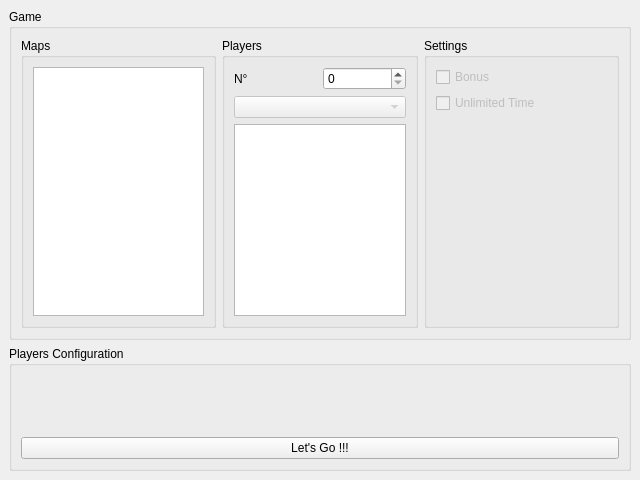
<?xml version="1.0" encoding="UTF-8"?>
<ui version="4.0">
 <class>UIMain</class>
 <widget class="QMainWindow" name="UIMain">
  <property name="geometry">
   <rect>
    <x>0</x>
    <y>0</y>
    <width>640</width>
    <height>480</height>
   </rect>
  </property>
  <property name="windowTitle">
   <string>My Form Class</string>
  </property>
  <widget class="QWidget" name="centralWidget">
   <layout class="QVBoxLayout" name="verticalLayout" stretch="0">
    <property name="spacing">
     <number>0</number>
    </property>
    <property name="margin">
     <number>0</number>
    </property>
    <item>
     <widget class="QStackedWidget" name="swPages">
      <property name="currentIndex">
       <number>2</number>
      </property>
      <widget class="QWidget" name="wWelcome">
       <layout class="QVBoxLayout" name="verticalLayout_2">
        <item>
         <widget class="QLabel" name="lWelcome">
          <property name="text">
           <string>Cooler

Cooler is a bomberman clone entirely wrotten in C++/Qt4.
It use QGraphicsView framework for drawing the game board.</string>
          </property>
          <property name="alignment">
           <set>Qt::AlignHCenter|Qt::AlignTop</set>
          </property>
         </widget>
        </item>
        <item>
         <widget class="QPushButton" name="pbWelcome">
          <property name="text">
           <string>Continue</string>
          </property>
         </widget>
        </item>
       </layout>
      </widget>
      <widget class="QWidget" name="wGameMode">
       <layout class="QGridLayout" name="gridLayout">
        <item row="0" column="1">
         <spacer name="verticalSpacer">
          <property name="orientation">
           <enum>Qt::Vertical</enum>
          </property>
          <property name="sizeHint" stdset="0">
           <size>
            <width>20</width>
            <height>202</height>
           </size>
          </property>
         </spacer>
        </item>
        <item row="1" column="0">
         <spacer name="horizontalSpacer">
          <property name="orientation">
           <enum>Qt::Horizontal</enum>
          </property>
          <property name="sizeHint" stdset="0">
           <size>
            <width>245</width>
            <height>20</height>
           </size>
          </property>
         </spacer>
        </item>
        <item row="1" column="1">
         <layout class="QVBoxLayout" name="verticalLayout_3">
          <item>
           <widget class="QPushButton" name="pbStoryMode">
            <property name="enabled">
             <bool>false</bool>
            </property>
            <property name="text">
             <string>Story Mode</string>
            </property>
           </widget>
          </item>
          <item>
           <widget class="QPushButton" name="pbMultiPlayerMode">
            <property name="text">
             <string>Multiplayer Mode</string>
            </property>
           </widget>
          </item>
         </layout>
        </item>
        <item row="1" column="2">
         <spacer name="horizontalSpacer_2">
          <property name="orientation">
           <enum>Qt::Horizontal</enum>
          </property>
          <property name="sizeHint" stdset="0">
           <size>
            <width>244</width>
            <height>20</height>
           </size>
          </property>
         </spacer>
        </item>
        <item row="2" column="1">
         <spacer name="verticalSpacer_2">
          <property name="orientation">
           <enum>Qt::Vertical</enum>
          </property>
          <property name="sizeHint" stdset="0">
           <size>
            <width>20</width>
            <height>202</height>
           </size>
          </property>
         </spacer>
        </item>
       </layout>
      </widget>
      <widget class="QWidget" name="wMultiplayerGame">
       <layout class="QVBoxLayout" name="verticalLayout_4">
        <item>
         <widget class="QGroupBox" name="groupBox">
          <property name="sizePolicy">
           <sizepolicy hsizetype="Expanding" vsizetype="Expanding">
            <horstretch>0</horstretch>
            <verstretch>0</verstretch>
           </sizepolicy>
          </property>
          <property name="title">
           <string>Game</string>
          </property>
          <layout class="QHBoxLayout" name="horizontalLayout_2">
           <item>
            <widget class="QGroupBox" name="gbMaps">
             <property name="sizePolicy">
              <sizepolicy hsizetype="Preferred" vsizetype="Preferred">
               <horstretch>1</horstretch>
               <verstretch>0</verstretch>
              </sizepolicy>
             </property>
             <property name="title">
              <string>Maps</string>
             </property>
             <layout class="QVBoxLayout" name="verticalLayout_6">
              <item>
               <widget class="QListWidget" name="lwMaps"/>
              </item>
             </layout>
            </widget>
           </item>
           <item>
            <widget class="QGroupBox" name="gbPlayers">
             <property name="sizePolicy">
              <sizepolicy hsizetype="Preferred" vsizetype="Preferred">
               <horstretch>1</horstretch>
               <verstretch>0</verstretch>
              </sizepolicy>
             </property>
             <property name="title">
              <string>Players</string>
             </property>
             <layout class="QVBoxLayout" name="verticalLayout_7">
              <item>
               <layout class="QHBoxLayout" name="horizontalLayout">
                <item>
                 <widget class="QLabel" name="lPlayerNumber">
                  <property name="text">
                   <string>N°</string>
                  </property>
                 </widget>
                </item>
                <item>
                 <widget class="QSpinBox" name="sbPlayerNumber"/>
                </item>
               </layout>
              </item>
              <item>
               <widget class="QComboBox" name="cbPlayers">
                <property name="enabled">
                 <bool>false</bool>
                </property>
               </widget>
              </item>
              <item>
               <widget class="QListWidget" name="lwPlayers"/>
              </item>
             </layout>
            </widget>
           </item>
           <item>
            <widget class="QGroupBox" name="gbSettings">
             <property name="sizePolicy">
              <sizepolicy hsizetype="Preferred" vsizetype="Preferred">
               <horstretch>1</horstretch>
               <verstretch>0</verstretch>
              </sizepolicy>
             </property>
             <property name="title">
              <string>Settings</string>
             </property>
             <layout class="QVBoxLayout" name="verticalLayout_8">
              <item>
               <widget class="QCheckBox" name="cbBonus">
                <property name="enabled">
                 <bool>false</bool>
                </property>
                <property name="text">
                 <string>Bonus</string>
                </property>
               </widget>
              </item>
              <item>
               <widget class="QCheckBox" name="cbBonus_2">
                <property name="enabled">
                 <bool>false</bool>
                </property>
                <property name="text">
                 <string>Unlimited Time</string>
                </property>
               </widget>
              </item>
              <item>
               <spacer name="verticalSpacer_3">
                <property name="orientation">
                 <enum>Qt::Vertical</enum>
                </property>
                <property name="sizeHint" stdset="0">
                 <size>
                  <width>20</width>
                  <height>194</height>
                 </size>
                </property>
               </spacer>
              </item>
             </layout>
            </widget>
           </item>
          </layout>
         </widget>
        </item>
        <item>
         <widget class="QGroupBox" name="groupBox_2">
          <property name="sizePolicy">
           <sizepolicy hsizetype="Expanding" vsizetype="Expanding">
            <horstretch>0</horstretch>
            <verstretch>0</verstretch>
           </sizepolicy>
          </property>
          <property name="title">
           <string>Players Configuration</string>
          </property>
          <layout class="QVBoxLayout" name="verticalLayout_5">
           <item>
            <widget class="UIPadConfiguration" name="pcEditor" native="true"/>
           </item>
           <item>
            <widget class="QPushButton" name="pbLetsGo">
             <property name="text">
              <string>Let's Go !!!</string>
             </property>
            </widget>
           </item>
          </layout>
         </widget>
        </item>
       </layout>
      </widget>
      <widget class="QWidget" name="wPlayersChoice"/>
      <widget class="GraphicsView" name="gvBoard">
       <property name="frameShape">
        <enum>QFrame::NoFrame</enum>
       </property>
       <property name="lineWidth">
        <number>0</number>
       </property>
       <property name="verticalScrollBarPolicy">
        <enum>Qt::ScrollBarAlwaysOff</enum>
       </property>
       <property name="horizontalScrollBarPolicy">
        <enum>Qt::ScrollBarAlwaysOff</enum>
       </property>
       <property name="renderHints">
        <set>QPainter::Antialiasing|QPainter::HighQualityAntialiasing|QPainter::SmoothPixmapTransform|QPainter::TextAntialiasing</set>
       </property>
       <property name="viewportUpdateMode">
        <enum>QGraphicsView::FullViewportUpdate</enum>
       </property>
      </widget>
     </widget>
    </item>
   </layout>
  </widget>
 </widget>
 <customwidgets>
  <customwidget>
   <class>GraphicsView</class>
   <extends>QGraphicsView</extends>
   <header>GraphicsView.h</header>
  </customwidget>
  <customwidget>
   <class>UIPadConfiguration</class>
   <extends>QWidget</extends>
   <header>UIPadConfiguration.h</header>
   <container>1</container>
  </customwidget>
 </customwidgets>
 <resources/>
 <connections/>
</ui>
